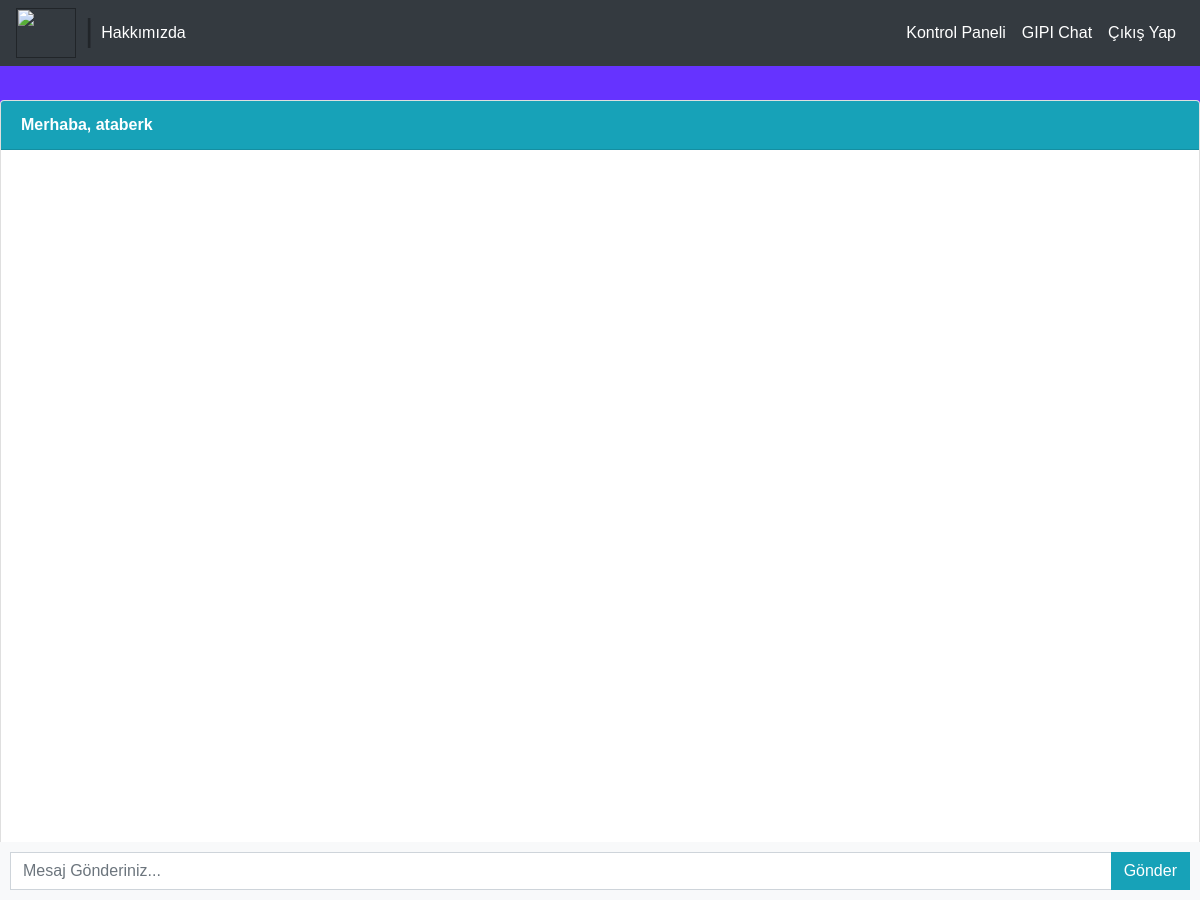
The page /main_screen/ (signed in) on the database as committed earlier.
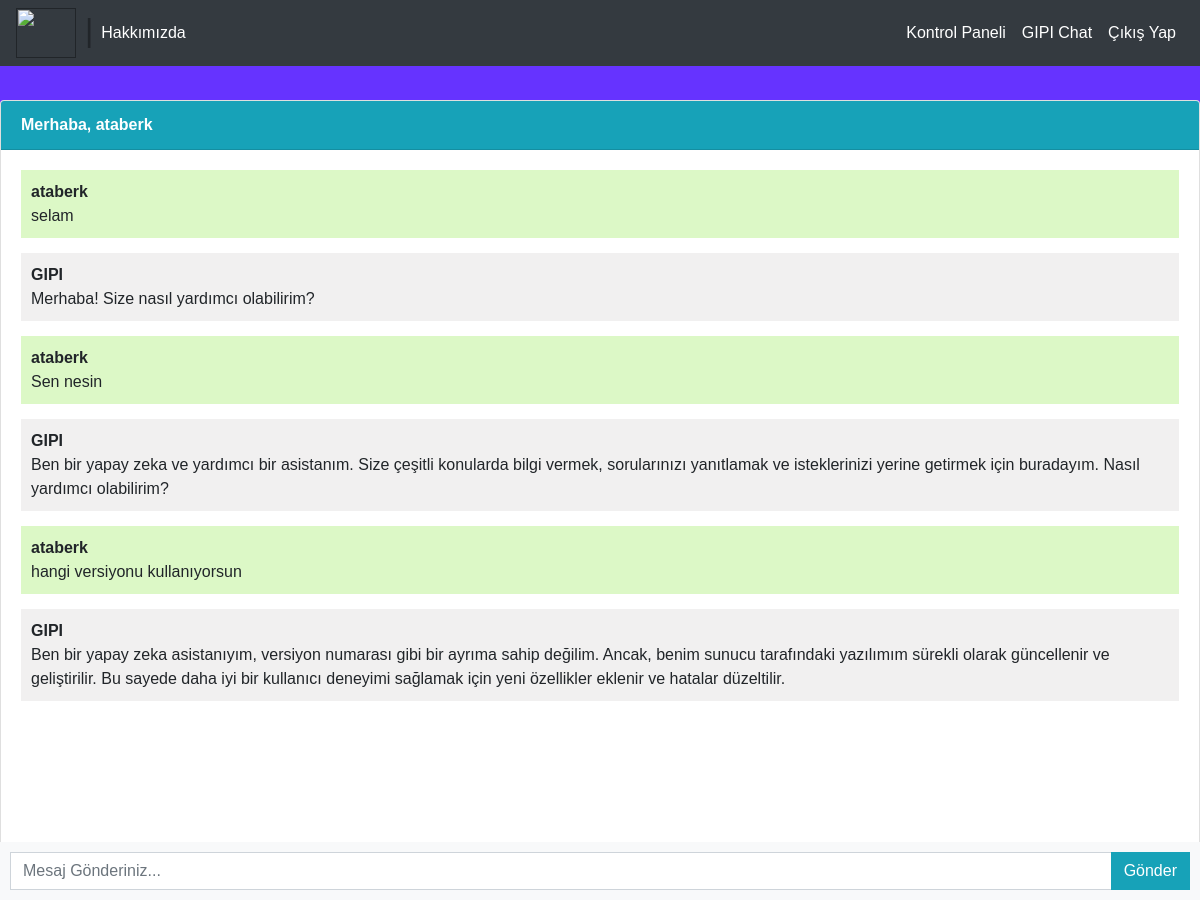
The same page on the database as committed later.
### chatbot/models.py (models this page shows, shortened)
class Chat(models.Model):
    user = models.ForeignKey(User, on_delete=models.CASCADE,verbose_name="Kullanıcı")
    message = models.TextField(verbose_name="Mesaj")
    response = models.TextField(verbose_name="GIPI")
    created_at = models.DateTimeField(auto_now_add=True,verbose_name="Tarih")

### chatbot/views.py (the view)
# urls.py: path('main_screen/', views.chatbot, name='chatbot'),
def chatbot(request):
    chats = Chat.objects.filter(user=request.user)
    if request.method == 'POST':
        message = request.POST.get('message')
        response = ask_openai(message)
        chat = Chat(user=request.user, message=message, response=response, created_at=timezone.now)
        chat.save()
        return JsonResponse({'message': message, 'response': response})
    return render(request, 'chatbot.html', {'chats': chats})

### templates/chatbot.html (shortened to what this page needs)
{% extends 'base.html' %}
{% block content %}
<div class="chat-container">
  <div class="card flex-grow-1">
    <div class="card-header bg-info text-white"><b>Merhaba, {{user.username}}</b> <a </a></div>
    <div class="card-body messages-box">
      <ul class="list-unstyled messages-list">
        {% for chat in chats %}
        {% if chat.user == request.user %}
        <li class="message sent">
          <div class="message-text">
            <div class="message-sender">
              <b>{{user.username}}</b>
            </div>
            <div class="message-content">
              {{chat.message}}
            </div>
          </div>
        </li>
        <li class="message received">
          <div class="message-text">
            <div class="message-sender">
              <b>GIPI</b>
            </div>
            <div class="message-content">
              {{chat.response}}
            </div>
          </div>
        </li>
        {% endif %}
        {% endfor %}
      </ul>
    </div>
    <br><br>
    <br><br>
    <br><br>
  </div>
  <form class="message-form">
    <div class="input-group">
      <input type="text" class="form-control message-input" placeholder="Mesaj Gönderiniz...">
      <div class="input-group-append">
        <button type="submit" class="btn btn-info btn-send">Gönder</button>
      </div>
    </div>
  </form>
</div>
{% endblock %}

### templates/base.html (shortened to what this page needs)
<!DOCTYPE html>
<html lang="en">
<head>
    <link rel="stylesheet" href="https://cdn.jsdelivr.net/npm/bootstrap@4.0.0/dist/css/bootstrap.min.css">
</head>
{% include "includes/navbar.html" %}
  <head>
    <link rel="stylesheet" href="https://stackpath.bootstrapcdn.com/bootstrap/4.3.1/css/bootstrap.min.css">
  </head>
  <body>
    {% block content %}{% endblock %}
  </body>
</html>

### templates/includes/navbar.html (shortened to what this page needs)
 <nav class="navbar navbar-expand-md navbar-dark fixed-top bg-dark">
   <h2 class="mb-0 site-logo"><a href="" class="h2 mb-0"><img src="https://gipi.ai/wp-content/uploads/2023/08/logo_white-svg.svg" height="50" width="60" /><span class="text-succsess">   |  </span> </a></h2>
      <div class="collapse navbar-collapse" id="navbarCollapse">
        <ul class="navbar-nav mr-auto">
          <li class="nav-item active">
            <a class="nav-link" href="/about">Hakkımızda </a>
          </li>
        </ul>
          <ul class="navbar-nav ml-auto">
          {% if request.user.is_authenticated %}
          <li class="nav-item active">
            <a class="nav-link" href="/admin">Kontrol Paneli</a>
          </li>
          <li class="nav-item active">
            <a class="nav-link" href="/main_screen">GIPI Chat </a>
          </li>
          <li class="nav-item active">
            <a class="nav-link" href="/logout">Çıkış Yap</a>
          </li>
          {% endif %}
          </ul>
        </div>
<!DOCTYPE html>
<html lang="en">
  <head>
    <link rel="stylesheet" href="https://stackpath.bootstrapcdn.com/bootstrap/4.3.1/css/bootstrap.min.css">
  </head>
  <body>
  </body>
</html>
</nav>

### templates/chatbot.html (style rules this page uses)
body, html { height: 100%; }
.messages-box { flex: 1; overflow-y: auto; }
.messages-list { padding-left: 0; }
.message { margin-bottom: 15px; list-style: none; }
.message-text { padding: 10px; border-radius: 5px; }
.sent { background-color: #dcf8c6; align-self: flex-end; }
.received { background-color: #f1f0f0; align-self: flex-start; }
.message-form { display: flex; position: fixed; bottom: 0; left: 0; right: 0; padding: 10px; background-color: #f8f9fa; }
.message-input { flex: 1; border-radius: 0; border-right: none; }
.btn-send { border-radius: 0; }
.chat-container { height: 100%; display: flex; flex-direction: column; }

### templates/base.html (style rules this page uses)
body { font-family: Arial, sans-serif; background-color: #6633FF; margin: 0; padding: 0; }

Rows that differ between the two databases and show on the page:
added Chat: {{ user.username }} "ataberk", message "selam", response "Merhaba! Size nasıl yardımcı olabilirim?"
added Chat: {{ user.username }} "ataberk", message "Sen nesin", response "Ben bir yapay zeka ve yardımcı bir asistanım. Size çeşitli konularda bilgi vermek, sorularınızı yanıtlamak ve isteklerinizi yerine getirmek için buradayım. Nasıl yardımcı olabilirim?"
added Chat: {{ user.username }} "ataberk", message "hangi versiyonu kullanıyorsun", response "Ben bir yapay zeka asistanıyım, versiyon numarası gibi bir ayrıma sahip değilim. Ancak, benim sunucu tarafındaki yazılımım sürekli olarak güncellenir ve geliştirilir. Bu sayede daha iyi bir kullanıcı deneyimi sağlamak için yeni özellikler eklenir ve hatalar düzeltilir."
